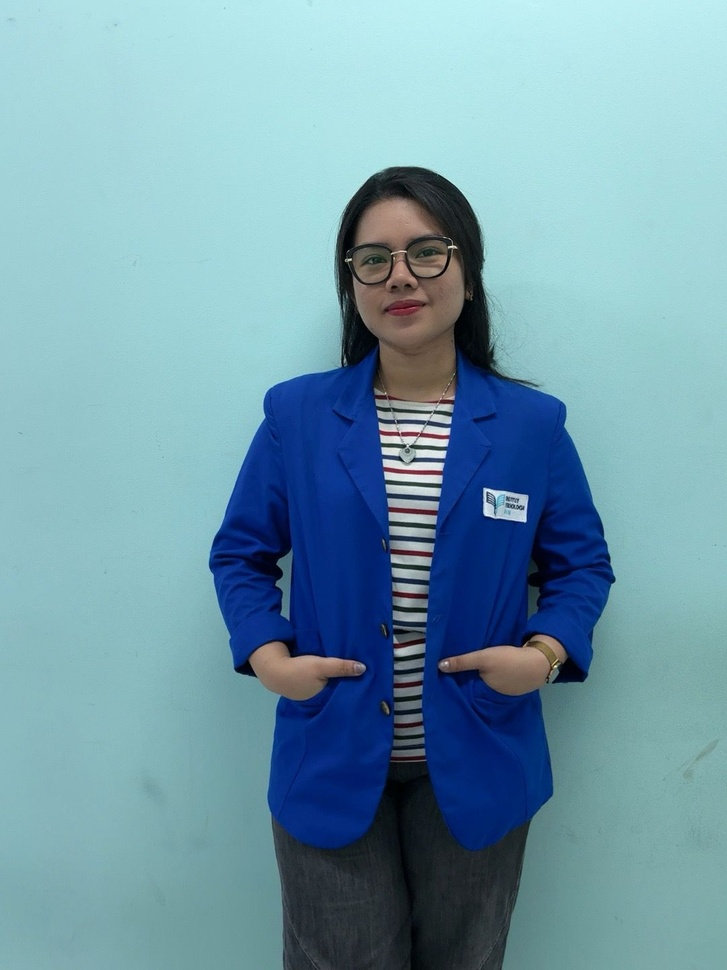
#> input picture almet.jpg, 727 x 970 px, shrunk from 1080 x 1440 before the run
$ jupyter execute UAS_GRACE_202231082.ipynb.ipynb
#> lines starting #> are read from the running program, lines starting #| are printed output that depends on the picture
## Import Library

[cell 1]
import cv2
import matplotlib.pyplot as plt
import numpy as np

## Membaca data gambar

[cell 2]
img = cv2.imread("almet.jpg")
#> img is the input picture: shape (970, 727, 3); mean B, G, R 169.8, 154.7, 114.6
img = cv2.cvtColor(img, cv2.COLOR_BGR2GRAY)
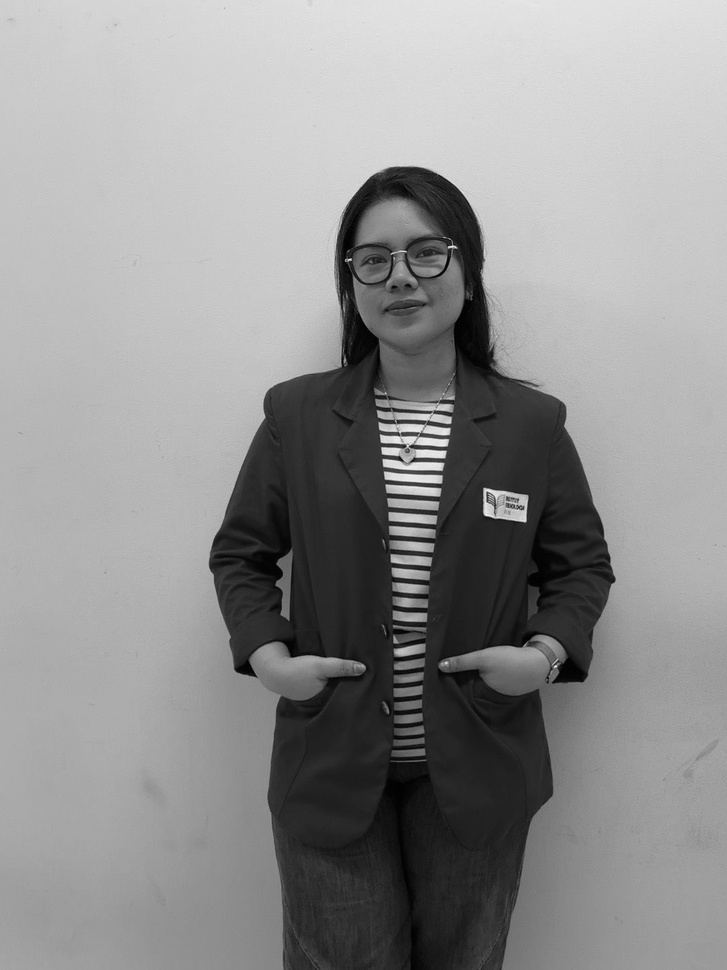
#> img: shape (970, 727); min 0, max 251, mean 144.5

## Ketetanggaan Piksel

[cell 3]
copyImg1 = img.copy().astype(float)

m1, n1 = copyImg1.shape
#> m1 = 970; n1 = 727
output1 = np.empty([m1,n1])
print("Shape copy citra 1 : ", copyImg1.shape)
#| Shape copy citra 1 :  (970, 727)
print("Shape coutput citra 1 : ", output1.shape)
#| Shape coutput citra 1 :  (970, 727)

print('m1 : ', m1)
#| m1 :  970
print('n1 : ', n1)
#| n1 :  727
print()

## Membuat Filter Rata-Rata

[cell 4]
for baris in range(0, m1-1):
    for kolom in range(0, n1-1):
        a1 = baris
        b1 = kolom
        jumlah = copyImg1[a1-1,b1-1] + copyImg1[a1-1,b1+1] +\
        copyImg1[a1,b1-1] + copyImg1[a1,b1] + copyImg1[a1,b1+1] +\
        copyImg1[a1+1,b1-1] + copyImg1[a1+1,b1] + copyImg1[a1+1,b1+1]
        output1[a1, b1] = 1/9*jumlah
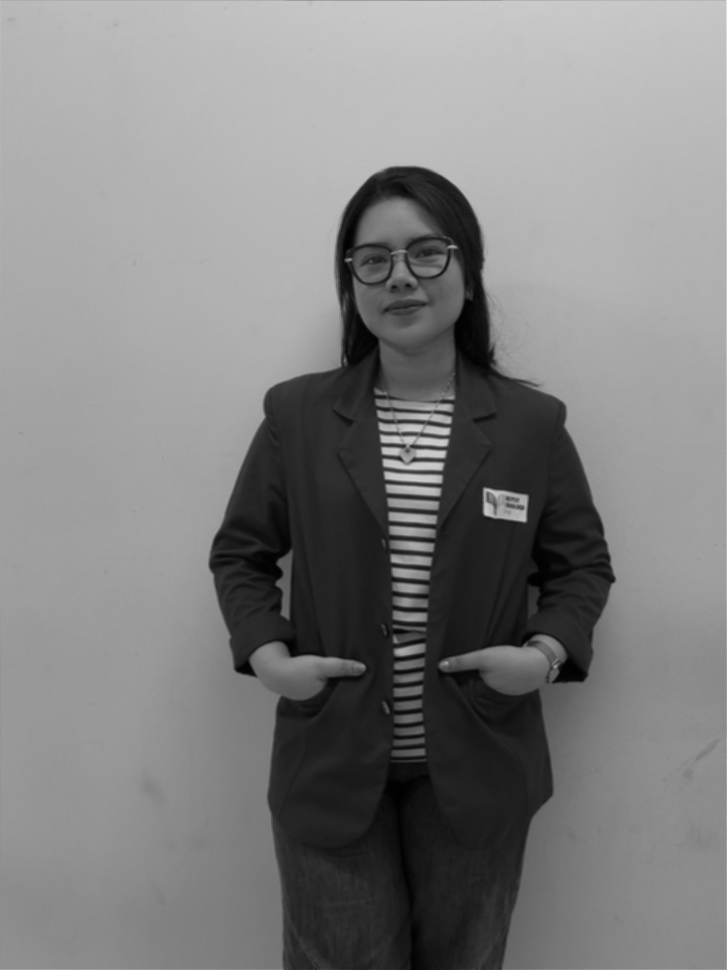
#> output1: shape (970, 727) float64; min 1, max 225, mean 128.4

[cell 5]
fig, axis = plt.subplots(1,2, figsize=(10,10))
ax = axis.ravel()

ax[0].imshow(img, cmap='gray')
ax[0].set_title('Input Citra 1')

ax[1].imshow(output1, cmap='gray')
ax[1].set_title('Output Citra 1')
plt.show()
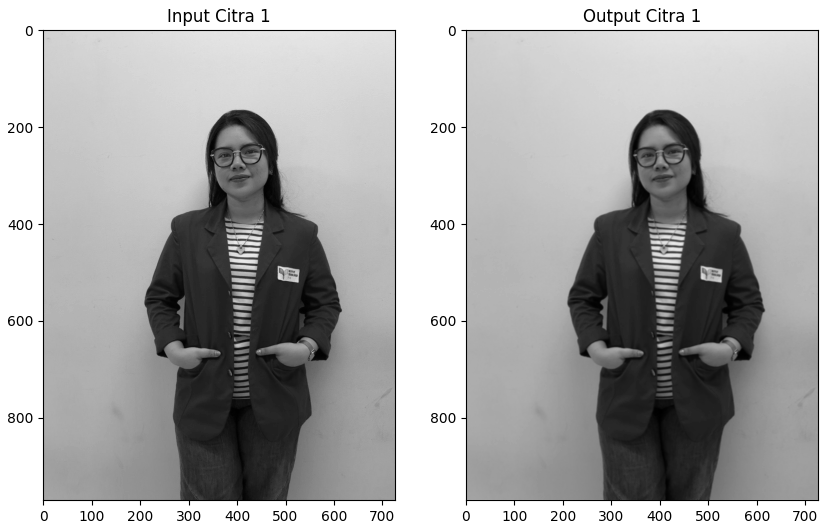
#> figure drawn by matplotlib, 2 panels

## Membuat Filter Median

[cell 6]
# Memuat gambar asli
img = cv2.imread('almet.jpg')

# Membuat salinan gambar dan mengubahnya ke RGB
img_median = img.copy()
img_median = cv2.cvtColor(img_median, cv2.COLOR_BGR2RGB)

# Menerapkan filter median blur
img_median_after = cv2.medianBlur(img_median, 5)

# Membuat subplot
fig, axis = plt.subplots(1, 2, figsize=(10, 10))
ax = axis.ravel()

# Menampilkan gambar asli
ax[0].imshow(cv2.cvtColor(img, cv2.COLOR_BGR2RGB))
ax[0].set_title('Gambar Asli')

# Menampilkan gambar setelah difilter
ax[1].imshow(img_median_after)
ax[1].set_title('Gambar Filter Median')

plt.show()
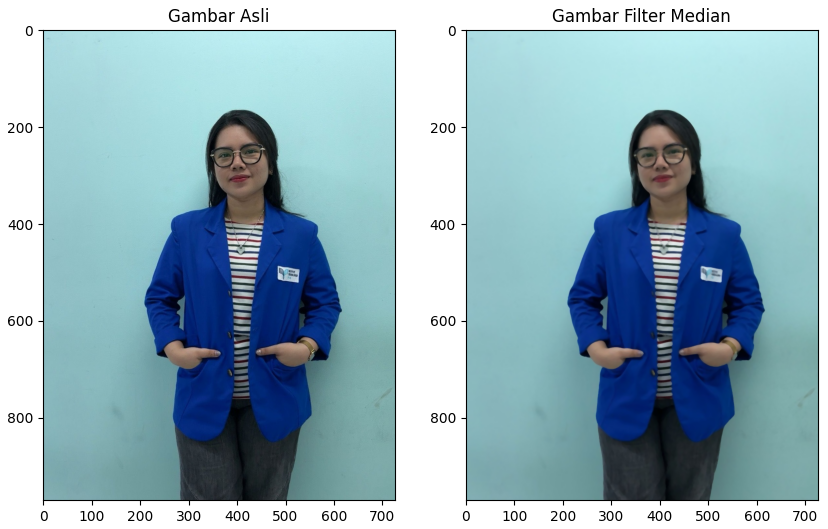
#> figure drawn by matplotlib, 2 panels
